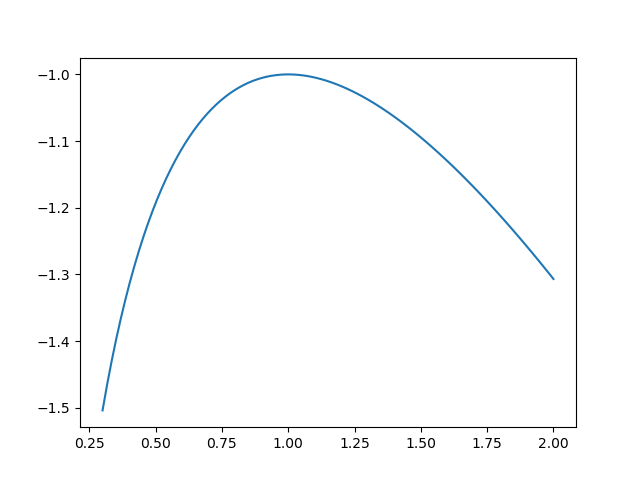

Recreate this plot in Python.
import numpy as np
import matplotlib.pyplot as plt

t = np.linspace(0.3, 2, 100)
y = -t + np.log(t)
plt.plot(t, y)
plt.savefig('stirling.png')
plt.show()
